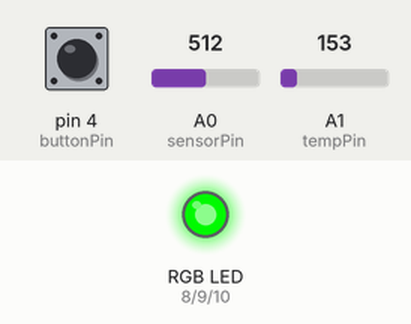
The sketch below on a simulated Arduino Uno, built with avr-gcc and run on an emulated ATmega328P. Parts: an RGB LED mixed from three pins (HIGH = lit). The inputs (shaded band) are chosen by the test bench; at power-on: A1 (tempPin) = 153, pin 4 (buttonPin) LOW, A0 (sensorPin) = 512. Dim RGB values are drawn brighter than linear.

Above: at 1.2 s.
1.3 s: A1 (tempPin) set to 165
At 2.0 s:
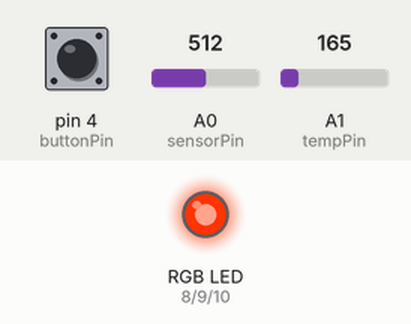
2.8 s: pin 4 (buttonPin) pulled HIGH for 0.15 s
At 3.2 s:
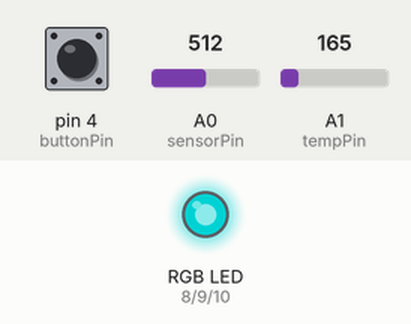
4.4 s: A0 (sensorPin) set to 716
At 5.6 s:
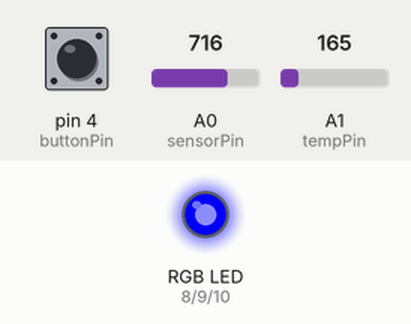
5.9 s: A0 (sensorPin) set to 900
At 6.7 s:
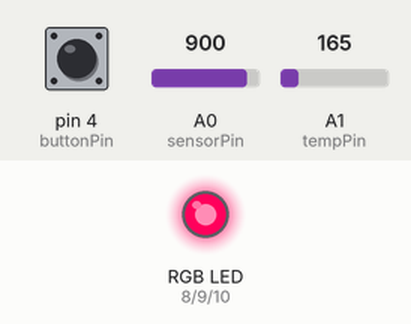
7.4 s: pin 4 (buttonPin) pulled HIGH for 1 s
At 7.9 s:
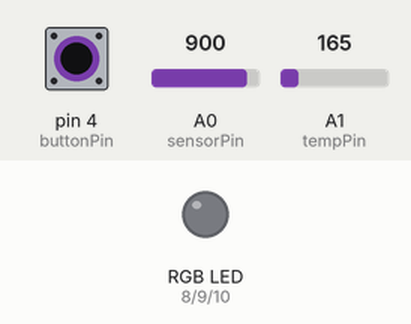
Timing chart, 0 to 10.4 s (numbered marks = the images above; inputs shaded):
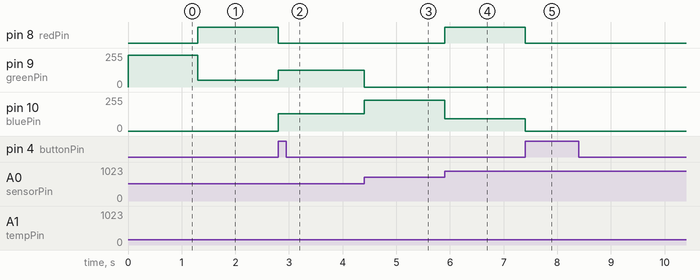

The sketch:

moodlight.ino
```cpp
/* buttonPotent
*  Uses a button to turn on or off a system that uses a potentiometer
*  to contorl the blink rate of a LED.
*/

int sensorPin = 0;    // The potentiometer is connected to
                      // analog pin 0
int tempPin = 1;
int redPin = 8; // The LED is connected to digital pin 9
int greenPin = 9;
int bluePin = 10;
int buttonPin = 4;
int buttonPre = HIGH;
int buttonNow = HIGH;
int buttonVal = 1; // set to 3 to show cycle otherwise use 1
int tempMin = 60;
int tempMax = 90;
int cycle = 0;
int ledTimer;

void setup() // this function runs once when the sketch starts up
{
  pinMode(redPin, OUTPUT);
  pinMode(greenPin, OUTPUT);
  pinMode(bluePin, OUTPUT);
  Serial.begin(9600);
}

void toggleLED(int light)
{
  if (digitalRead (light) == LOW)
    //analogWrite(light, ledDim);
    digitalWrite(light, HIGH);
  else
    //analogWrite(light, LOW);
    digitalWrite(light, LOW);

  ledTimer = millis();
}

void showRGB(int color)
{
  int redIntensity;
  int greenIntensity;
  int blueIntensity;

  if (color <= 255)          // zone 1
  {
    redIntensity = 255 - color;    // red goes from on to off
    greenIntensity = color;        // green goes from off to on
    blueIntensity = 0;             // blue is always off
  }
  else if (color <= 511)     // zone 2
  {
    redIntensity = 0;                     // red is always off
    greenIntensity = 255 - (color - 256); // green on to off
    blueIntensity = (color - 256);        // blue off to on
  }
  else // color >= 512       // zone 3
  {
    redIntensity = (color - 512);         // red off to on
    greenIntensity = 0;                   // green is always off
    blueIntensity = 255 - (color - 512);  // blue on to off
  }

  analogWrite(redPin, redIntensity);
  analogWrite(bluePin, blueIntensity);
  analogWrite(greenPin, greenIntensity);
}

void loop()
{

  int sensorValue;
  float tempValue;

  sensorValue = analogRead(sensorPin);
  tempValue = analogRead(tempPin)*0.004882814;
  buttonNow = digitalRead(buttonPin);
  //Serial.println(tempValue);

  if ( buttonPre == LOW && buttonNow == HIGH)
      buttonVal = (buttonVal+1)%3;

  if ( buttonVal == 2)
  {
    //if ( (millis() - ledTimer) >= 1000)
    //{
      showRGB(map(sensorValue,0,1023,0,768));
    //}
      //toggleLED(ledPin);

  }
  // temp sensor
  else if (buttonVal == 1)
  {
    tempValue = ((tempValue - 0.5)*100.0)* (9.0/5.0) + 32.0;
    //Serial.println(tempValue);
    if(tempValue < tempMin)
      tempValue = tempMin;
    else if (tempValue > tempMax)
      tempValue = tempMax;
    //Serial.println(tempValue);
    showRGB(512-map(tempValue, tempMin, tempMax,0,512));
  }
  // cycle through to show progression
  else if (buttonVal == 3)
  {
    showRGB(cycle);
    delay(50);
    if(cycle == 512)
    {
      cycle = 0;
    }
    else
      cycle++;
  }
  else
    //digitalWrite(ledPin, LOW);
  {
    analogWrite(redPin, 0);
    analogWrite(greenPin, 0);
    analogWrite(bluePin, 0);
  }

  buttonPre = buttonNow;

}
```

Measured:
- after the input at 1.3 s, pin 8 (redPin): LOW → HIGH at once; pin 9 (greenPin): 239/255 → 52/255 at once
- after the input at 2.8 s, pin 8 (redPin): HIGH → LOW at once; pin 9 (greenPin): 52/255 → 127/255 at once; pin 10 (bluePin): 0/255 → 128/255 at once
- after the input at 4.4 s, pin 9 (greenPin): 127/255 → 0/255 at once; pin 10 (bluePin): 128/255 → 230/255 at once
- after the input at 5.9 s, pin 8 (redPin): LOW → HIGH at once; pin 10 (bluePin): 230/255 → 92/255 at once
- after the input at 7.4 s, pin 8 (redPin): HIGH → LOW at once; pin 10 (bluePin): 92/255 → 0/255 at once
